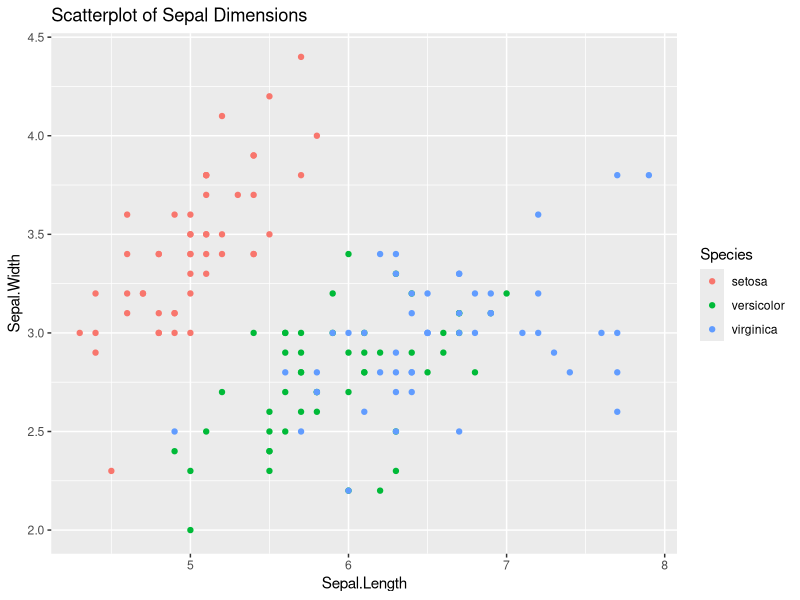

This chart was generated by the following R code:
# 1. Install and load ggplot2, then create a scatterplot
install.packages("ggplot2")
library(ggplot2)

ggplot(iris, aes(x = Sepal.Length, y = Sepal.Width, color = Species)) +
  geom_point() +
  labs(title = "Scatterplot of Sepal Dimensions")

# 2. Install and load dplyr, then filter and arrange the iris dataset
install.packages("dplyr")
library(dplyr)

iris_filtered <- iris %>%
  filter(Species == "setosa") %>%
  arrange(Sepal.Length)

print(head(iris_filtered))

# 3. Install and load tidyr, then pivot data from wide to long and vice versa
install.packages("tidyr")
library(tidyr)

data_wide <- data.frame(
  ID = 1:3,
  Score_2024 = c(85, 90, 78),
  Score_2025 = c(88, 92, 80)
)

data_long <- data_wide %>%
  pivot_longer(cols = starts_with("Score"), names_to = "Year", values_to = "Score")

print(data_long)

data_wide_again <- data_long %>%
  pivot_wider(names_from = "Year", values_from = "Score")

print(data_wide_again)

# 4. Install and load data.table, then create and aggregate a data table
install.packages("data.table")
library(data.table)

dt <- data.table(
  Name = c("A", "B", "A", "C", "B", "C"),
  Score = c(10, 15, 20, 25, 30, 35)
)

dt_avg <- dt[, .(Avg_Score = mean(Score)), by = Name]

print(dt_avg)
